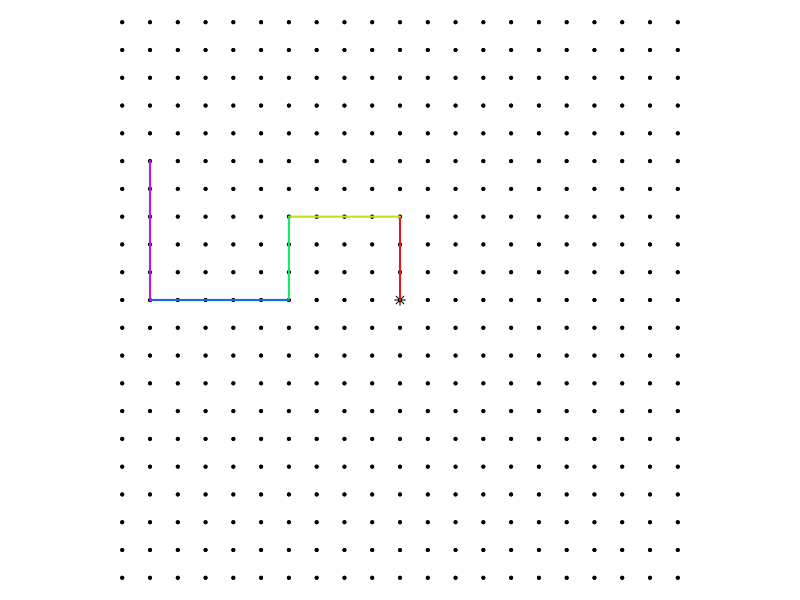

The R script that drew this image:
## ---- chunk 1
# All right turns
# Expressed with right, up, left, down

n = 5

while(T){
    handles = character()
    x = sample(2:5,n,T)
    turns = c(0,sample(c(-1,1),n-1,T))
    tops = c("left","right")
    tus = tops[turns[2:n]/2+1.5]
    st = cumsum(turns)
    # ths = c(0,pi/2,pi,3*pi/2)
    # dis = c("East","North","West","South")
    ths = c(pi/2,0,3*pi/2,pi)
    dis = c("North","East","South","West")
    j0 = 0 #sample(0:3,1)
    jj = (j0+st)%%4+1
    tt = ths[jj]
    dd = dis[jj]
    xx = c(0)
    yy = c(0)
    for(i in 1:n){
        xnew = xx[i]+x[i]*cos(tt[i])
        ynew = yy[i]+x[i]*sin(tt[i])
        xx = c(xx,xnew)
        yy = c(yy,ynew)
        if(i%%2==0){
            handles = c(handles,paste0("e",ynew))
        } else {
            handles = c(handles,paste0("o",xnew))
        }
    }
    
    if(max(abs(xx))<=10 && max(abs(yy))<=10 && length(unique(dd))>2 && length(unique(x))>1 && length(unique(handles))==length(handles)){break}
}

# acho = dis
# ache = 1:5
# 
# alo = paste0("* ",acho,collapse="\n")
# ale = paste0("* ",ache,collapse="\n")
# 
# sols = character()
# for(i in 1:n){
#     solo = paste0(1*(dd[i]==acho),collapse="")
#     sole = paste0(1*(x[i]==ache),collapse="")
#     sols = c(sols,solo,sole)
# }

acho = 1:5
ache = c("left","right")

sols = c(paste0(1*(x[1]==acho),collapse=""))
for(i in 2:n){
    sole = paste0(1*(tus[i-1]==ache),collapse="")
    solo = paste0(1*(x[i]==acho),collapse="")
    sols = c(sols,sole,solo)
}

alo = paste0("* ",acho,collapse="\n")
ale = paste0("* ",ache,collapse="\n")

## ---- chunk 2
par(mar=c(0,0,0,0),pty="s")
plot(0,0,"n",xlim=c(-10,10),ylim=c(-10,10),axes=F,ann=F)

for(i in -10:10){
    points(rep(i,21),-10:10,pch=20,cex=0.6)
    points(-10:10,rep(i,21),pch=20,cex=0.6)
}
points(0,0,pch=8,cex=1)

# lines(xx,yy,lwd=2,col="blue")
cols = hsv(seq(0,1,length.out=n+1),0.9,0.9)
for(i in 1:n){
    lines(c(xx[i],xx[i+1]),c(yy[i],yy[i+1]),col=cols[i],lwd=2)
}
## ---- chunk 3
cat(paste0("* Go ##ANSWER1##\n"))
for(i in 2:n){
    cat(paste0("* Turn ##ANSWER",2*i-2,"##\n"))
    cat(paste0("* Go ##ANSWER",2*i-1,"##\n"))
}
## ---- chunk 4
cat(alo)
cat("\n")
for(i in 2:n){
    cat(ale)
    cat("\n")
    cat(alo)
    cat("\n")
}
## ---- chunk 5
for(i in 2:n){
    cat(paste0("* Turn ",tus[i-1],"\n"))
    cat(paste0("* Go ",x[i],"\n"))
}
